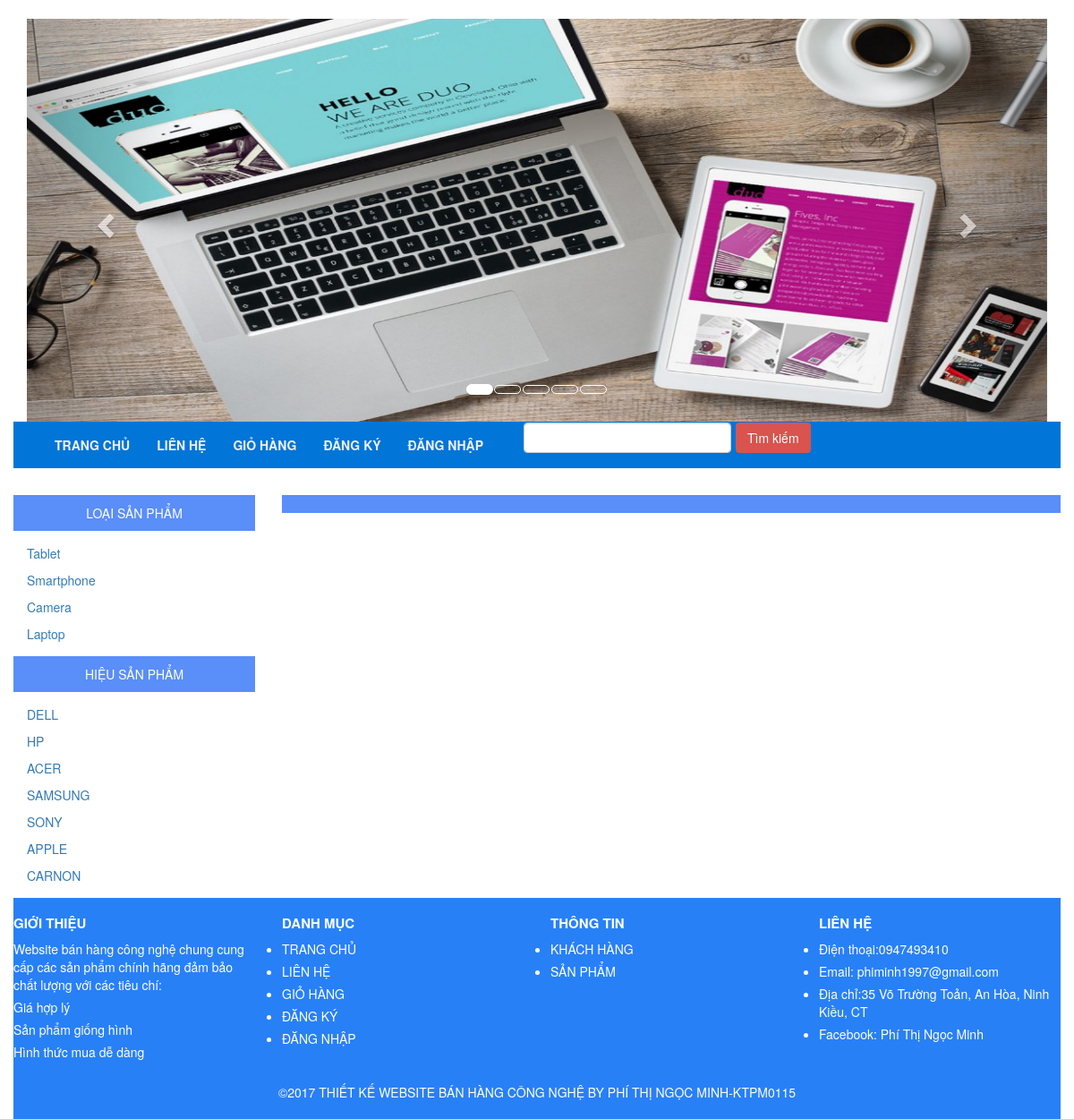
/index.php?xem=chitietloaisanpham&id=1, run on the app's committed database.
### tables this page shows
CREATE TABLE `loaisp` (
  `id_loaisp` int(11) NOT NULL,
  `tenloaisp` varchar(255) NOT NULL,
  `thutu` int(100) NOT NULL
);

CREATE TABLE `hieusp` (
  `id_hieusp` int(11) NOT NULL,
  `tenhieusp` varchar(255) NOT NULL
);

### modules/left/danhsach.php (the view)
<?php
	$sql_loaisp=" select * from loaisp";
	$query=mysqli_query($db,$sql_loaisp);
?>
    		<p style="text-align: center;color: white;background: #5A8EF8; padding: 10px"> LOẠI SẢN PHẨM</p>
     		<div class=" danhsachsanpham">
     			<ul>
     			<?php
					while($dong_sp=mysqli_fetch_array($query)){
				?>
     				<li> <a href="index.php?xem=chitietloaisanpham&id=<?php echo $dong_sp['id_loaisp']?>"><?php echo $dong_sp['tenloaisp']?> </a></li>
     					<?php
					}
						?>
     			</ul>
     		</div>
<?php
	$sql_hieusp=" select * from hieusp";
	$query_hieu=mysqli_query($db,$sql_hieusp);
?>
     		<p style="text-align: center;color: white;background: #5A8EF8; padding: 10px"> HIỆU SẢN PHẨM</p>
     		<div class=" danhsachsanpham">
     			<ul>
     			<?php
					while($dong_hieu=mysqli_fetch_array($query_hieu)){
				?>
     				<li> <a href="index.php?xem=chitiethieusanpham&id=<?php echo $dong_hieu['id_hieusp']?>"><?php echo $dong_hieu['tenhieusp']?> </a></li>
     					<?php
					}
						?>
     			</ul>
     		</div>

### style/css1.css (style rules this page uses)
* { padding: 0; margin: 0; }
.danhsachsanpham ul { width: 100%; height: auto; list-style: none; }
.danhsachsanpham ul li { padding: 5px 15px; }
.danhsachsanpham ul li a { text-decoration: none; }

### data on the page
loaisp: tenloaisp "Tablet"
loaisp: tenloaisp "Smartphone"
loaisp: tenloaisp "Camera"
loaisp: tenloaisp "Laptop"
hieusp: tenhieusp "DELL"
hieusp: tenhieusp "HP"
hieusp: tenhieusp "ACER"
hieusp: tenhieusp "SAMSUNG"
hieusp: tenhieusp "SONY"
hieusp: tenhieusp "APPLE"
hieusp: tenhieusp "CARNON"
